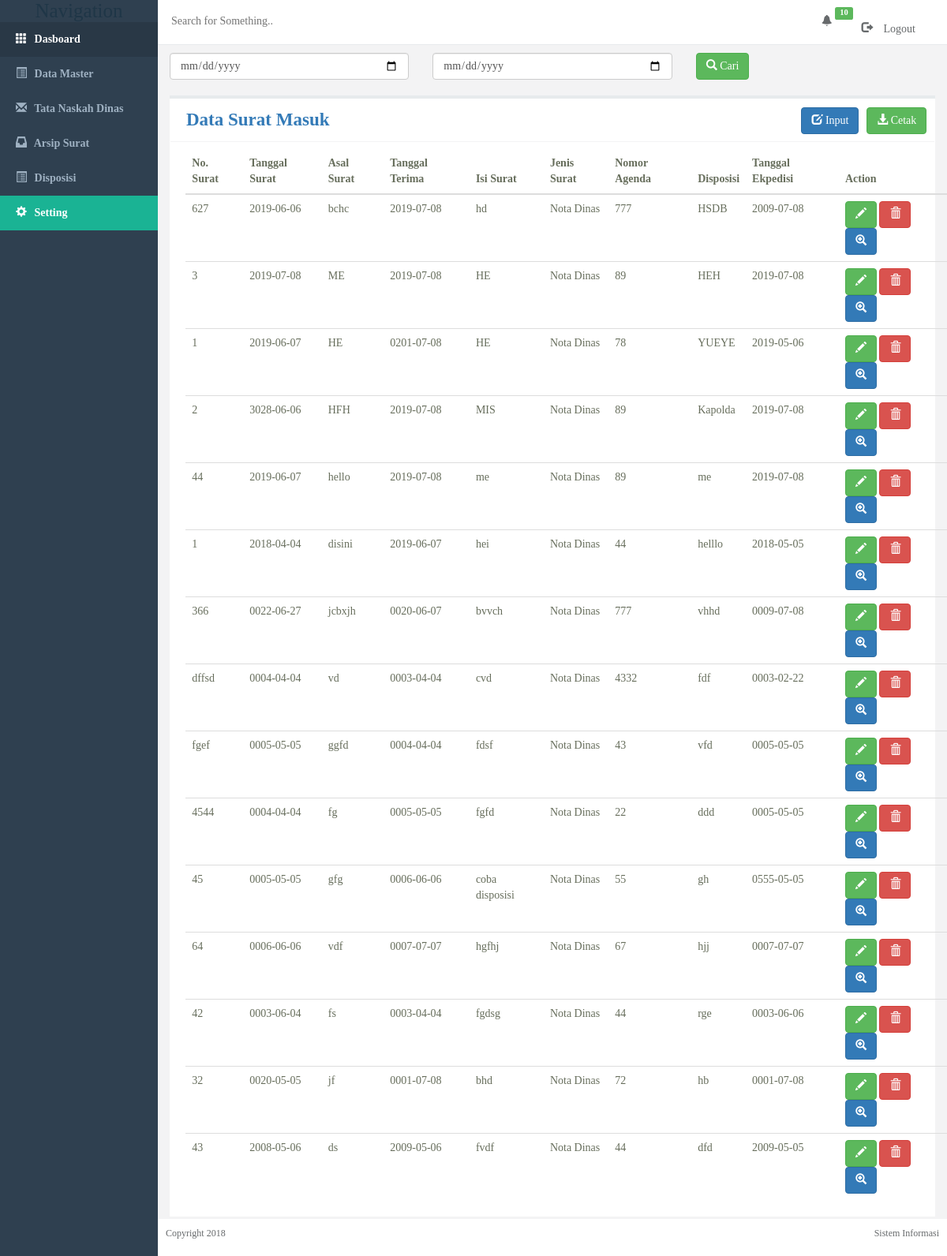
The page /cari_suratmasuk.php (signed in) on the database its author committed.
### tables this page shows
CREATE TABLE `surat_masuk` (
  `id` int(11) NOT NULL,
  `no_surat` varchar(5) NOT NULL,
  `tgl_surat` date NOT NULL,
  `asal_surat` varchar(25) NOT NULL,
  `tgl_terima` date NOT NULL,
  `isi_surat` varchar(100) NOT NULL,
  `jenis_surat` varchar(10) NOT NULL,
  `no_agenda` varchar(5) NOT NULL,
  `disposisi` varchar(20) NOT NULL,
  `tgl_ekspedisi` date NOT NULL,
  `uploader` varchar(30) NOT NULL,
  `file_surat_masuk` varchar(100) NOT NULL
);

### functions/header.php (called while the page is built, shortened)
<?php
$pdo = new PDO("mysql:host=localhost;dbname=arsip_renmin", 'root', '');
  $new_data = $pdo->query("select * from notifications where read_n=1");
  $count = $new_data->rowCount();
?>

### core/init.php (called while the page is built, shortened)
<?php
require_once "functions/db.php";
require_once "functions/blog.php";
require_once "functions/header.php";
?>

### functions/blog.php (called while the page is built, shortened)
<?php
function result($query){
global $link;
 if($result = mysqli_query($link, $query) or die ('gagal menampilkan data')){
 	return $result;
  }
}
function tampilkan_surat_masuk(){
	$query = "SELECT * FROM surat_masuk ORDER BY id DESC";
	return result($query);
}
?>

### cari_suratmasuk.php (the view, shortened to what this page needs)
<?php
require_once "core/init.php";
$articles = tampilkan_surat_masuk();
?>
<!doctype html>
<html lang="en">
  <head>
    <link rel="stylesheet" href="vendor/bootstrap-3.3.7-dist/css/bootstrap.min.css">
    <link rel="stylesheet" type="text/css" href="vendor/admin/css/default.css">
  </head>
  <body>
    <div class="container-fluid display-table">
      <div class="row display-table-row">
        <?php require_once 'sidemenu.php'; ?>
        <div class="col-md-10 col-sm-11 display-table-cell  valign-top">
          <div class="row">
            <header id="nav-header" class="clearfix">
              <div class="col-md-5">
               <form action="cari_suratmasuk.php" method="get">
                <input type="text" name="cari" class="hidden-sn hidden-xs" id="header-search-field" placeholder="Search for Something..">
               </form>
              </div>
             <div class="col-md-7">
                 <ul>
                  <div class="dropdown pull-right">
                  <li class="fixed-width">
                   <button class="dropbtn "><span class="glyphicon glyphicon-bell" id="notif"></span></button>
                         <span class="label label-success">  <?php echo "$count"; ?></span>
                  </li>
                </div>
               </ul>
             </div>
                  <li id="logout" class="pull-right">
                    <a href="logout.php" class="logout">
                        <span class="glyphicon glyphicon-log-out"><span>
                        Logout
                    </a>
                  </li>
            </header>
        </div>
       <form action="carism_tgl.php" method="get">
        <div class="row" id="caridata">
          <div class="col-sm-4"> <input type="date" class="form-control" name="tgl_surat_mulai" placeholder="Tanggal Mulai" required> </div>
          <div class="col-sm-4"> <input type="date" class="form-control" name="tgl_surat_selesai" placeholder="Tanggal Selesai" required></div>
           <div class="col-sm-4">  <button type="submit" class="btn btn-success" id="btncari" > <span class="glyphicon glyphicon-search"></span> Cari  </button>  </div>
        </div>
      </form>
         <div id="content">
            <nav id="navbar-example2" class="navbar navbar-light bg-light">
              <header>
               <a href="cetakSuratMasuk.php"> <button type="submit" class="btn btn-success pull-right"  name="submit" value="Cetak Data" id="btncetak"> <span class="glyphicon glyphicon-download-alt"></span> Cetak  </button> </a>
               <?php if($_SESSION['status'] == 1 || $_SESSION['status'] == 0  || $_SESSION['status'] == 3  ): ?> <a href="inputSuratMasuk.php">  <button type="submit" class="btn btn-primary pull-right"  name="submit" value="Input Data" id="btninput"> <span class="glyphicon glyphicon-edit"></span> Input </button></a> <?php endif;  ?>
                <p class="page_title"><a href="lihatSuratMasuk.php"> Data Surat Masuk </a></p>
              </header>
            <table class="table table-hover">
              <thead>
                  <tr>
                    <th scope="col">No. Surat</th>
                    <th scope="col">Tanggal Surat</th>
                    <th scope="col">Asal Surat</th>
                    <th scope="col">Tanggal Terima</th>
                    <th scope="col">Isi Surat</th>
                    <th scope="col">Jenis Surat</th>
                    <th scope="col">Nomor Agenda</th>
                    <th scope="col">Disposisi</th>
                    <th scope="col">Tanggal Ekpedisi</th>
                    <th scope="col">Action</th>
                  </tr>
              </thead>
              <tbody>
              <?php while($row = mysqli_fetch_assoc($articles)): ?>
                <tr>
                  <td><?=  $row ['no_surat'] ?></td>
                  <td><?=  $row ['tgl_surat'] ?></td>
                  <td><?=  $row ['asal_surat'] ?></td>
                  <td><?=  $row ['tgl_terima'] ?></td>
                  <td><?=  $row ['isi_surat'] ?></td>
                  <td><?=  $row ['jenis_surat'] ?></td>
                  <td><?=  $row ['no_agenda'] ?></td>
                  <td><?=  $row ['disposisi'] ?></td>
                  <td><?=  $row ['tgl_ekspedisi'] ?></td>
                  <td>
                   <?php if($_SESSION['status'] == 1 || $_SESSION['status'] == 0
                 ): ?>
                   <a href="editSuratMasuk.php?id=<?php echo $row['id']; ?>"> <button class="btn btn-success" id="edit"> <span class="glyphicon glyphicon-pencil"></span></button></a>
                   <a href="hapusSuratMasuk.php?id=<?php echo $row['id']; ?>" onClick="return confirm('Apakah Anda Yakin Ingin Menghapus Data?')"><button class="btn btn-danger" id="hapus"> <span class="glyphicon glyphicon-trash"></span></button></a>
                   <a href="detailAgenda.php?id=<?php echo $row['id']; ?>"> <button class="btn btn-primary" id="edit"> <span class="glyphicon glyphicon-zoom-in"></span></button></a>
                  <?php endif;  ?>
                </tr>
              <?php endwhile; ?>
              </tbody>
            </table>
          </nav>
         </div>
        <?php require_once 'footer.php'; ?>
  </body>
</html>

### cari_suratmasuk.php (style rules this page uses)
.table-hover { margin-left: 2%; margin-top: 1%; }
#btninput { margin-right: 1%; }
#btncetak { margin-right: 1%; }
#caridata { margin-top: 1%; }
.dropbtn { background-color: white; color: grey; font-size: 14px; border: none; cursor: pointer; }
.dropdown { position: relative; display: inline-block; margin-right: 19%; }
#logout { list-style-type: none; margin-top: -3%; margin-right: 4%; }

### rows shown on the page
surat_masuk: no_surat "627", tgl_surat "2019-06-06", asal_surat "bchc", tgl_terima "2019-07-08", isi_surat "hd", jenis_surat "Nota Dinas", no_agenda "777", disposisi "HSDB", tgl_ekspedisi "2009-07-08"
surat_masuk: no_surat "3", tgl_surat "2019-07-08", asal_surat "ME", tgl_terima "2019-07-08", isi_surat "HE", jenis_surat "Nota Dinas", no_agenda "89", disposisi "HEH", tgl_ekspedisi "2019-07-08"
surat_masuk: no_surat "1", tgl_surat "2019-06-07", asal_surat "HE", tgl_terima "0201-07-08", isi_surat "HE", jenis_surat "Nota Dinas", no_agenda "78", disposisi "YUEYE", tgl_ekspedisi "2019-05-06"
surat_masuk: no_surat "2", tgl_surat "3028-06-06", asal_surat "HFH", tgl_terima "2019-07-08", isi_surat "MIS", jenis_surat "Nota Dinas", no_agenda "89", disposisi "Kapolda", tgl_ekspedisi "2019-07-08"
surat_masuk: no_surat "44", tgl_surat "2019-06-07", asal_surat "hello", tgl_terima "2019-07-08", isi_surat "me", jenis_surat "Nota Dinas", no_agenda "89", disposisi "me", tgl_ekspedisi "2019-07-08"
surat_masuk: no_surat "1", tgl_surat "2018-04-04", asal_surat "disini", tgl_terima "2019-06-07", isi_surat "hei", jenis_surat "Nota Dinas", no_agenda "44", disposisi "helllo", tgl_ekspedisi "2018-05-05"
surat_masuk: no_surat "366", tgl_surat "0022-06-27", asal_surat "jcbxjh", tgl_terima "0020-06-07", isi_surat "bvvch", jenis_surat "Nota Dinas", no_agenda "777", disposisi "vhhd", tgl_ekspedisi "0009-07-08"
surat_masuk: no_surat "dffsd", tgl_surat "0004-04-04", asal_surat "vd", tgl_terima "0003-04-04", isi_surat "cvd", jenis_surat "Nota Dinas", no_agenda "4332", disposisi "fdf", tgl_ekspedisi "0003-02-22"
surat_masuk: no_surat "fgef", tgl_surat "0005-05-05", asal_surat "ggfd", tgl_terima "0004-04-04", isi_surat "fdsf", jenis_surat "Nota Dinas", no_agenda "43", disposisi "vfd", tgl_ekspedisi "0005-05-05"
surat_masuk: no_surat "4544", tgl_surat "0004-04-04", asal_surat "fg", tgl_terima "0005-05-05", isi_surat "fgfd", jenis_surat "Nota Dinas", no_agenda "22", disposisi "ddd", tgl_ekspedisi "0005-05-05"
surat_masuk: no_surat "45", tgl_surat "0005-05-05", asal_surat "gfg", tgl_terima "0006-06-06", isi_surat "coba disposisi", jenis_surat "Nota Dinas", no_agenda "55", disposisi "gh", tgl_ekspedisi "0555-05-05"
surat_masuk: no_surat "64", tgl_surat "0006-06-06", asal_surat "vdf", tgl_terima "0007-07-07", isi_surat "hgfhj", jenis_surat "Nota Dinas", no_agenda "67", disposisi "hjj", tgl_ekspedisi "0007-07-07"
surat_masuk: no_surat "42", tgl_surat "0003-06-04", asal_surat "fs", tgl_terima "0003-04-04", isi_surat "fgdsg", jenis_surat "Nota Dinas", no_agenda "44", disposisi "rge", tgl_ekspedisi "0003-06-06"
surat_masuk: no_surat "32", tgl_surat "0020-05-05", asal_surat "jf", tgl_terima "0001-07-08", isi_surat "bhd", jenis_surat "Nota Dinas", no_agenda "72", disposisi "hb", tgl_ekspedisi "0001-07-08"
surat_masuk: no_surat "43", tgl_surat "2008-05-06", asal_surat "ds", tgl_terima "2009-05-06", isi_surat "fvdf", jenis_surat "Nota Dinas", no_agenda "44", disposisi "dfd", tgl_ekspedisi "2009-05-05"

### other values the page prints
$count "10"
